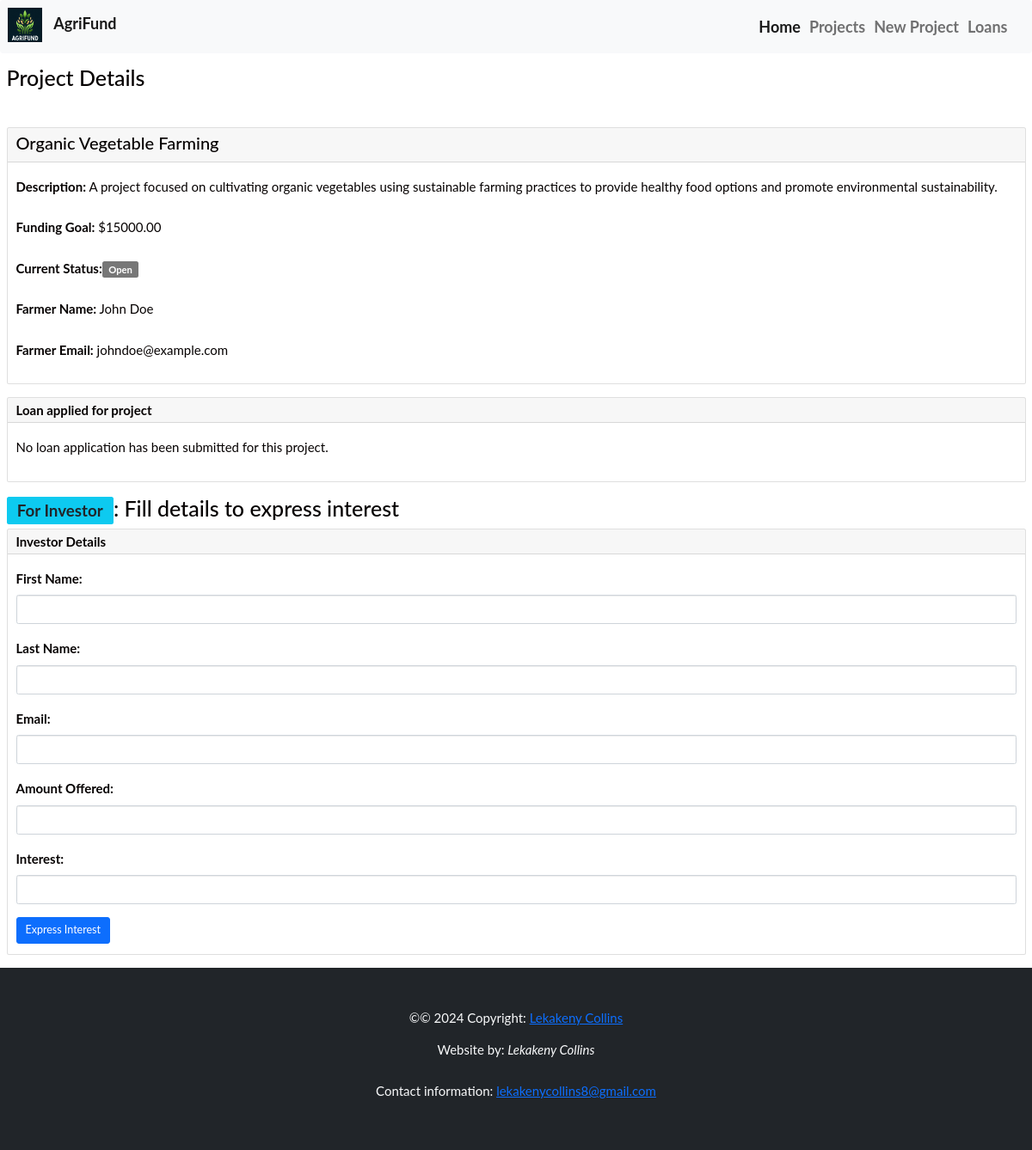
The app's page /projects/1/, older data.
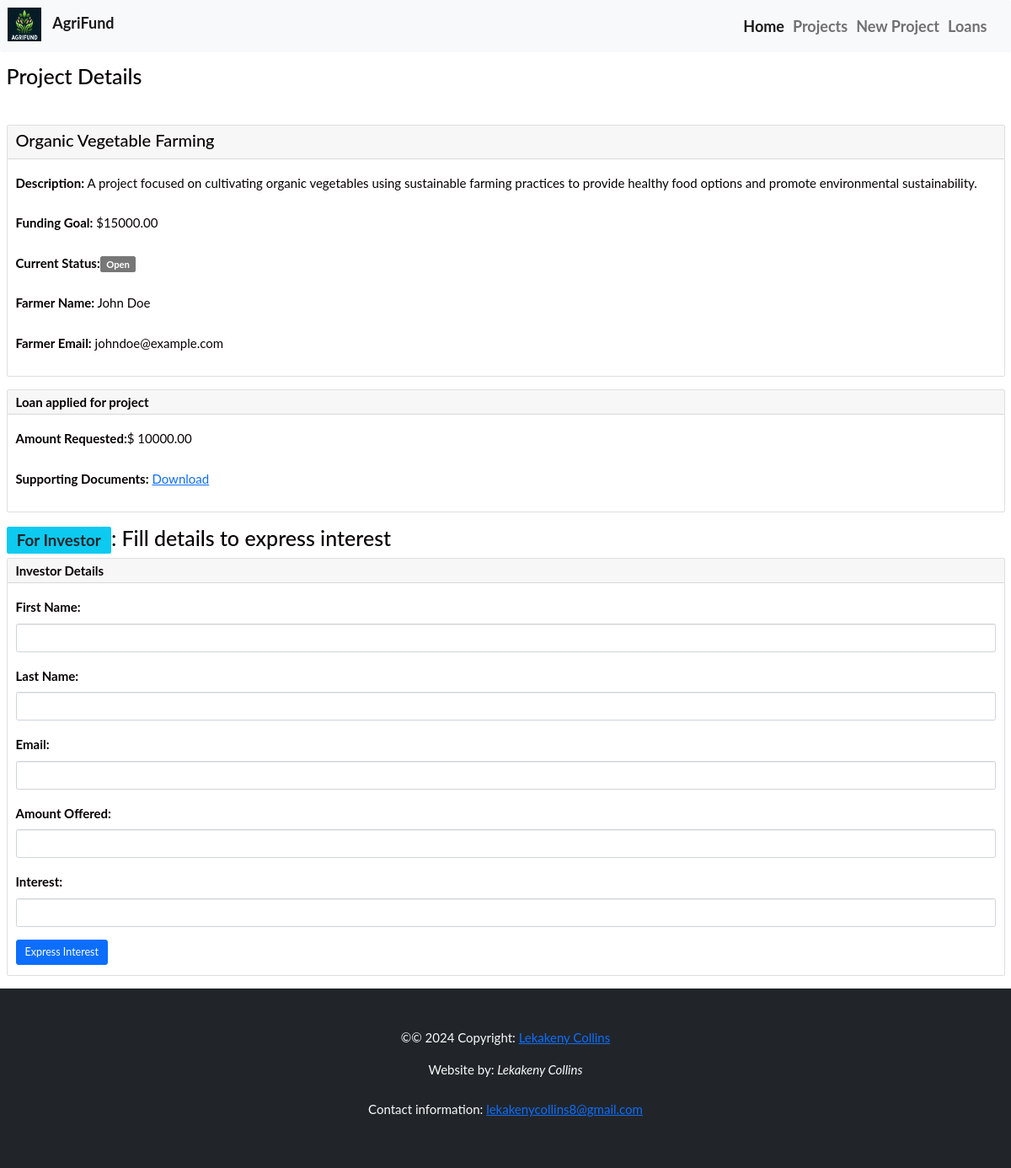
The same page, newer data.
### agri_project/models.py (models this page shows, shortened)
class BaseModel(models.Model):
    created_at = models.DateTimeField(auto_now_add=True)
    updated_at = models.DateTimeField(auto_now=True)
    class Meta:
        abstract = True

class LoanApplication(BaseModel):
    project = models.ForeignKey(Project, on_delete=models.CASCADE)
    amount_requested = models.DecimalField(max_digits=10, decimal_places=2,
            help_text="Loan amount")
    supporting_docs = models.FileField(upload_to='documents/',
            help_text="Legal documents needed")

### agri_project/views.py (the view)
# urls.py: path('projects/<int:pk>/', views.project_details, name='project_details'),
def project_details(request, pk):
    project = get_object_or_404(Project, pk=pk)
    loan_applications = project.loanapplication_set.all()
    context = {'project': project, 'loan_applications': loan_applications}
    return render(request, 'agri_project/project_details.html', context)

### agri_project/templates/agri_project/project_details.html
{% extends 'agri_project/base.html' %}
{% block content %}
<div class="container-fluid ms-auto">
          <section><br>
              <h1>Project Details</h1><br>
              <div class="card mt-4 mt-lg-0 mb-4 me-auto ml-4">
                <div class="card-header d-lg-flex">
                  <h2>{{ project.name }}</h2>
                </div>
                <div class="card-body">
                  <p><strong>Description:</strong> {{ project.description }}</p>
                  <p><strong>Funding Goal:</strong> ${{ project.funding_goal }}</p>
		  <p><strong>Current Status:</strong><span class="badge bg-info-soft">{{ project.current_status }}</span></p>
                  <p><strong>Farmer Name:</strong> {{ project.farmer_name }}</p>
                  <p><strong>Farmer Email:</strong> {{ project.farmer_email }}</p>
                </div>
              </div>
</section>
</div>
<section class="container-fluid ms-auto">
              <div class="card mb-4">
                <div class="card-header">
                    <h4 class="mb-0"><strong>Loan applied for project</strong></h4>
                </div>
                <div class="card-body">
                  {% if loan_applications %}
		  	{% for loan_application in loan_applications %}
                      		<p><strong>Amount Requested:</strong>$ {{ loan_application.amount_requested }}</p>
                      		<p><strong>Supporting Documents:</strong> <a href="{{ loan_applications.supporting_docs.url }}">Download</a></p>
			{% endfor %}
                  {% else %}
                      <p>No loan application has been submitted for this project.</p>
                  {% endif %}
                </div>
              </div>
</section>
<section class="container-fluid">
	<h1><span class="badge bg-info text-dark">For Investor</span>: Fill details to express interest</h1>
              <div class="card mb-4">
                <form>
                  <div class="card-header">
                    <h4 class="mb-0"><strong>Investor Details</strong></h4>
                  </div>
                  <div class="card-body">
                    <div class="mb-3">
                      <label for="investor-fname" class="col-form-label">First Name:</label>
                      <input type="text" class="form-control" id="investor-fname">
                    </div>
                    <div class="mb-3">
                      <label for="investor-lname" class="col-form-label">Last Name:</label>
                      <input type="text" class="form-control" id="investor-lname">
                    </div>
                    <div class="mb-3">
                      <label for="investor-email" class="col-form-label">Email:</label>
                      <input type="email" class="form-control" id="investor-email">
                    </div>
                    <div class="mb-3">
                      <label for="invest-amount" class="col-form-label">Amount Offered:</label>
                      <input type="number" class="form-control" id="invest-amount">
                    </div>
                    <div class="mb-3">
                      <label for="invest-interest" class="col-form-label">Interest:</label>
                      <input type="number" class="form-control" id="investor-interest"></input>
                    </div>
                    <button type="submit" class="btn btn-primary btn-lg mt-12">Express Interest</button>
                  </div>
                </form>
              </div>
</section>
{% endblock %}

Row changes from the older to the newer data that the page shows:
added LoanApplication: amount_requested "10000.00"
Text that changed along with them:
text no longer shown: "No loan application has been submitted for this project."
